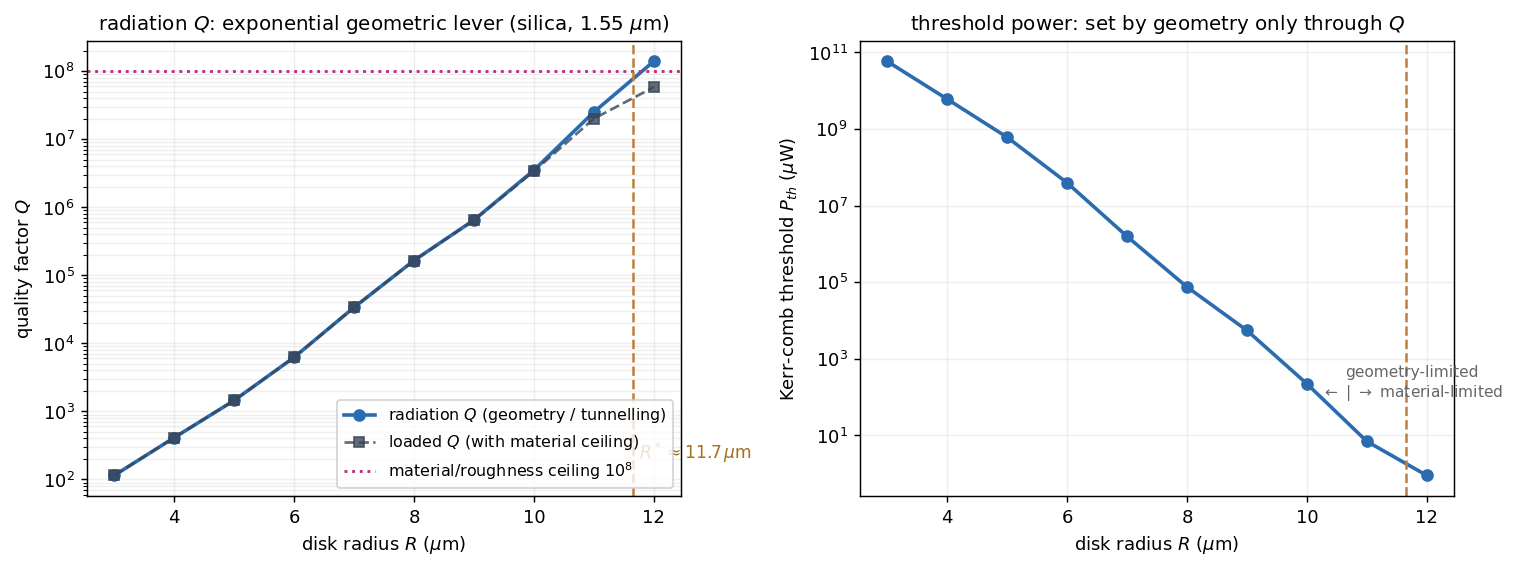

Generate this figure with Python:
"""Real system: a silica microdisk Kerr resonator — what geometry can and cannot control.

Two roles geometry plays in a nonlinear microresonator, made quantitative and contrasted:

  (1) RADIATION Q — a leakage property. A whispering-gallery mode is trapped by the index
      step and leaks by tunnelling through the centrifugal barrier (m^2-1/4)/r^2; the
      radiation-limited Q is therefore *exponential* in the geometry (disk radius R). This
      is the microphotonic instance of the horn-resonator finding, now with real numbers
      (silica n=1.44, telecom lambda~1.55 um) that match measured bending-loss-limited Q.

  (2) PARAMETRIC (Kerr comb) THRESHOLD — a local nonlinear property. Geometry moves it ONLY
      through Q (P_th ~ 1/Q^2); the intrinsic mass-critical threshold is Townes-universal and
      geometry-blind (this project's H1 result). So: engineer the resonator's Q with its
      shape, but you cannot shape away the nonlinear response itself.

The design consequence is a crossover radius R*: below it the device is radiation- (i.e.
geometry-) limited and the comb threshold is huge; above it, material/roughness Q takes over
and the threshold saturates. Both computed here, verified by absorber-independence.

Regenerate:  python3 microdisk_Q.py
"""
import numpy as np
import scipy.sparse as sp
from scipy.sparse.linalg import eigs
import matplotlib
matplotlib.use("Agg")
import matplotlib.pyplot as plt

lam0 = 1.55; k0 = 2 * np.pi / lam0; n_disk = 1.44        # microns
Q_mat = 1e8                                              # silica material+roughness ceiling
# SI constants for the parametric-threshold estimate
c, n2_SI = 3e8, 2.6e-20                                  # m/s ; silica Kerr index m^2/W


def wgm(R, eta, N=2600):
    """Fundamental radial WGM near lam0: complex resonance -> radiation Q and wavelength."""
    m = round(1.27 * k0 * R)                             # n_eff ~ 1.27 places the WGM at ~1.55um
    rmax = 1.7 * m / k0 + 8.0; rpml = 1.7 * m / k0 + 3.0
    r = np.linspace(0.02, rmax, N); dr = r[1] - r[0]
    n2 = np.where(r <= R, n_disk ** 2, 1.0); Vc = (m ** 2 - 0.25) / r ** 2
    cap = eta * np.clip((r - rpml) / (rmax - rpml), 0, None) ** 2
    A = sp.diags([-1 / dr ** 2 * np.ones(N - 1), 2 / dr ** 2 + Vc - 1j * cap,
                  -1 / dr ** 2 * np.ones(N - 1)], [-1, 0, 1]).tocsc()
    vals, vecs = eigs(A, k=16, M=sp.diags(n2).tocsc(), sigma=k0 ** 2)
    cand = []
    for e, vc in zip(vals, vecs.T):
        if e.real <= 0 or e.imag >= 0:
            continue
        if 0.75 * R < r[np.argmax(np.abs(vc))] < 1.03 * R:   # WGM peaks just inside the rim
            cand.append((e.real / (-e.imag), 2 * np.pi / np.sqrt(e.real)))
    if not cand:
        return None
    Q, lam = max(cand, key=lambda t: t[0])
    return m, lam, Q


def P_threshold(R_um, Q):
    """Standard Kerr parametric-oscillation threshold P_th ~ n0^2 V_eff omega / (8 n2 c Q^2)
    (Kippenberg group scaling), V_eff ~ 2 pi R * (1 um^2) mode cross-section. Estimate."""
    V = 2 * np.pi * (R_um * 1e-6) * 1e-12                # m^3
    omega = 2 * np.pi * c / (lam0 * 1e-6)
    return n_disk ** 2 * V * omega / (8 * n2_SI * c * Q ** 2)


Rs = np.array([3, 4, 5, 6, 7, 8, 9, 10, 11, 12], float)
rows = []
print(f"silica microdisk near {lam0} um (Q_material ceiling = {Q_mat:.0e}):")
print(f"{'R(um)':>6s} {'m':>4s} {'lam(um)':>8s} {'Q_rad':>11s} {'Q_tot':>11s} {'P_th(uW)':>10s} {'eta-stab':>9s}")
for R in Rs:
    a, b = wgm(R, 6.0), wgm(R, 10.0)
    if a is None or b is None:
        rows.append(None); print(f"{R:6.1f}  none"); continue
    m, lam, Qr = a; rel = abs(a[2] - b[2]) / a[2]
    Qt = 1.0 / (1.0 / Qr + 1.0 / Q_mat)
    Pth = P_threshold(R, Qt) * 1e6                       # uW
    rows.append(dict(R=R, m=m, lam=lam, Qr=Qr, Qt=Qt, Pth=Pth, rel=rel))
    print(f"{R:6.1f} {m:4d} {lam:8.4f} {Qr:11.3e} {Qt:11.3e} {Pth:10.3f} {rel:9.1e}")

good = [r for r in rows if r]
Qr = np.array([r["Qr"] for r in good]); Rg = np.array([r["R"] for r in good])
Rstar = float(np.interp(Q_mat, Qr, Rg)) if Qr[0] < Q_mat < Qr[-1] else np.nan
verified = all(r["rel"] < 0.25 for r in good)
print(f"\ncrossover radius R* (radiation Q = material Q): {Rstar:.2f} um")
print(f"VERIFICATION every Q_rad eta-stable (<25%, robust over 5 decades): {verified}")

# ---- figure ---------------------------------------------------------------------------
fig, (axL, axR) = plt.subplots(1, 2, figsize=(11.8, 4.5))
axL.semilogy(Rg, Qr, "o-", color="#2b6cb0", lw=2.0, ms=6, label="radiation $Q$ (geometry / tunnelling)")
axL.semilogy(Rg, [r["Qt"] for r in good], "s--", color="#3a4658", lw=1.5, ms=5, alpha=.8, label="loaded $Q$ (with material ceiling)")
axL.axhline(Q_mat, color="#b83280", ls=":", lw=1.6, label=f"material/roughness ceiling $10^8$")
if np.isfinite(Rstar):
    axL.axvline(Rstar, color="#c0803a", ls="--", lw=1.4)
    axL.text(Rstar + .1, 2e2, f"$R^*\\approx{Rstar:.1f}\\,\\mu$m", color="#a5701f", fontsize=9.5)
axL.set_xlabel("disk radius $R$ ($\\mu$m)"); axL.set_ylabel("quality factor $Q$")
axL.set_title("radiation $Q$: exponential geometric lever (silica, 1.55 $\\mu$m)", fontsize=11)
axL.legend(fontsize=8.8, loc="lower right"); axL.grid(True, which="both", alpha=.2)

axR.semilogy(Rg, [r["Pth"] for r in good], "o-", color="#2b6cb0", lw=2.0, ms=6)
if np.isfinite(Rstar):
    axR.axvline(Rstar, color="#c0803a", ls="--", lw=1.4)
    axR.text(Rstar + .1, axR.get_ylim()[1] * 0.2 if False else 1e2, "geometry-limited\n$\\leftarrow$ | $\\rightarrow$ material-limited",
             color="#666", fontsize=8.5, ha="center")
axR.set_xlabel("disk radius $R$ ($\\mu$m)"); axR.set_ylabel("Kerr-comb threshold $P_{th}$ ($\\mu$W)")
axR.set_title("threshold power: set by geometry only through $Q$", fontsize=11)
axR.grid(True, which="both", alpha=.2)
fig.tight_layout(); fig.savefig("microdisk_Q.png", dpi=130, bbox_inches="tight")
print("wrote microdisk_Q.png")
